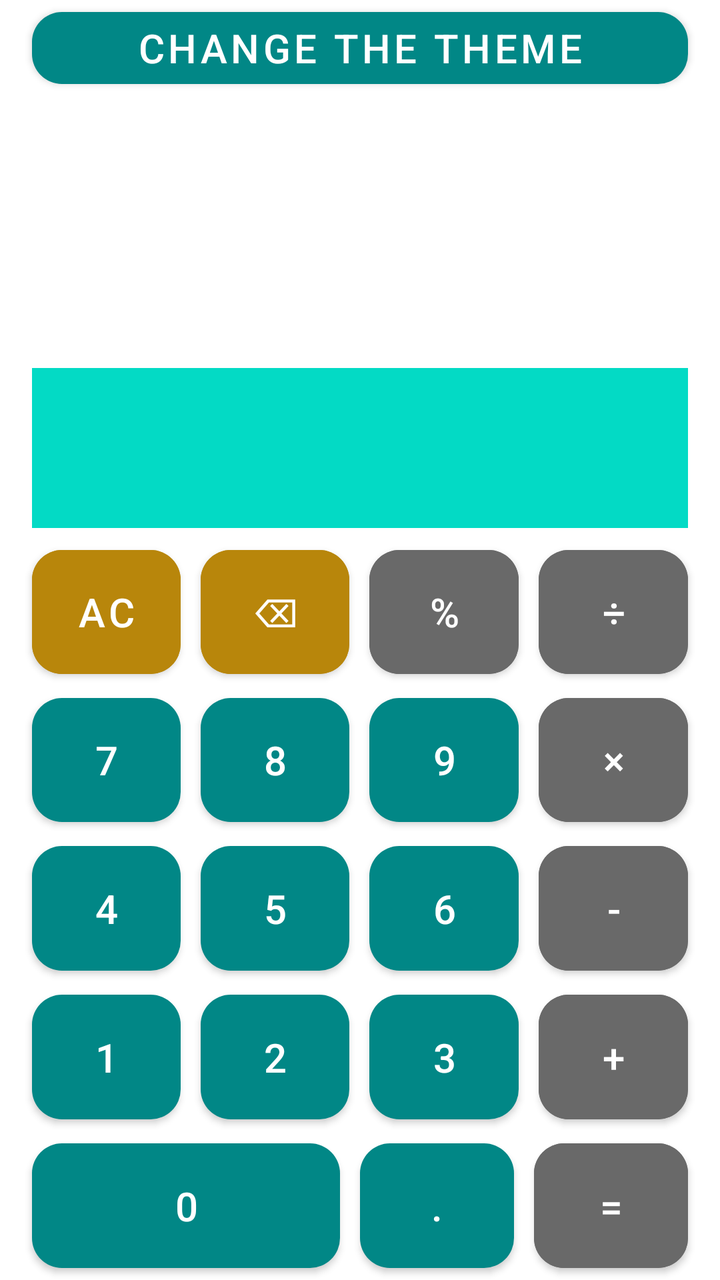
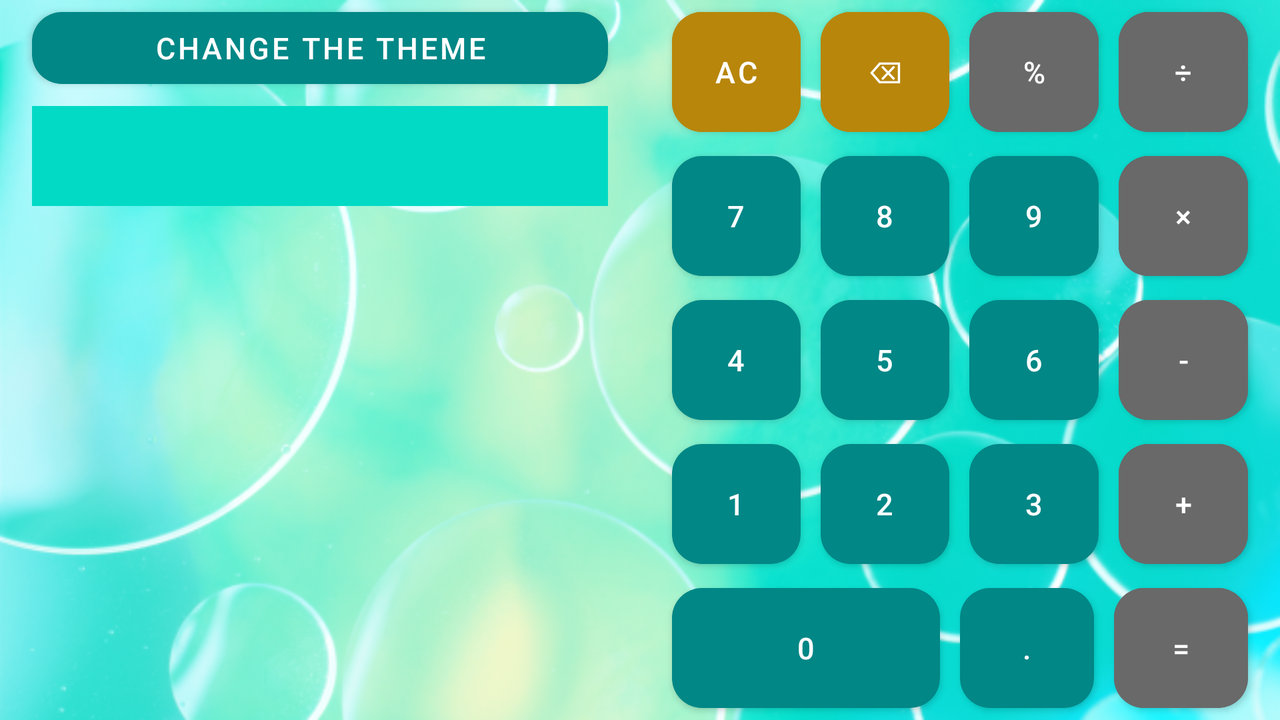

An Android layout and its configuration variant, each rendered on a device that would load it. The default file and the variant file are quoted in full after the pictures.
<!-- AndroidManifest.xml: application theme ThemeApp -->
<!-- res/layout/activity_main.xml -->
<?xml version="1.0" encoding="utf-8"?>
<LinearLayout xmlns:android="http://schemas.android.com/apk/res/android"
    xmlns:tools="http://schemas.android.com/tools"
    style="@style/ThemeLayout"
    android:layout_width="match_parent"
    android:layout_height="match_parent"
    android:orientation="vertical"
    tools:context=".MainActivity">

    <com.google.android.material.button.MaterialButton
        android:id="@+id/switchThemeButton"
        style="@style/ThemeKeyboard"
        android:layout_width="match_parent"
        android:layout_height="wrap_content"
        android:layout_marginStart="@dimen/marginStart"
        android:layout_marginEnd="@dimen/marginEnd"
        android:text="@string/changeThemeButtonText" />

    <TextView
        android:id="@+id/historyDisplay3"
        style="@style/ThemeDisplays" />

    <TextView
        android:id="@+id/historyDisplay2"
        style="@style/ThemeDisplays" />

    <TextView
        android:id="@+id/historyDisplay1"
        style="@style/ThemeDisplays" />

    <TextView
        android:id="@+id/mainDisplay"
        style="@style/ThemeMainDisplay" />

    <include
        layout="@layout/activity_main_keyboard_table"
        android:layout_width="match_parent"
        android:layout_height="match_parent" />
</LinearLayout>
<!-- res/layout/activity_main_keyboard_table.xml (included above) -->
<?xml version="1.0" encoding="utf-8"?>
<TableLayout xmlns:android="http://schemas.android.com/apk/res/android"
    xmlns:tools="http://schemas.android.com/tools"
    android:layout_width="match_parent"
    android:layout_height="match_parent"
    android:weightSum="5">

    <TableRow
        android:layout_width="match_parent"
        android:layout_height="0dp"
        android:layout_weight="1"
        android:weightSum="4">

        <com.google.android.material.button.MaterialButton
            android:id="@+id/button_ac"
            style="@style/CutButtons"
            android:layout_width="0dp"
            android:layout_height="match_parent"
            android:layout_marginStart="@dimen/marginStart"
            android:layout_marginEnd="@dimen/defaultMargin"
            android:layout_weight="1"
            android:text="@string/_AC"
            tools:ignore="NestedWeights" />

        <com.google.android.material.button.MaterialButton
            android:id="@+id/button_backspace"
            style="@style/CutButtons"
            android:layout_width="0dp"
            android:layout_height="match_parent"
            android:layout_marginStart="@dimen/defaultMargin"
            android:layout_marginEnd="@dimen/defaultMargin"
            android:layout_weight="1"
            android:text="@string/_backspace" />

        <com.google.android.material.button.MaterialButton
            android:id="@+id/button_percents"
            style="@style/ActionButtons"
            android:layout_width="0dp"
            android:layout_height="match_parent"
            android:layout_marginStart="@dimen/defaultMargin"
            android:layout_marginEnd="@dimen/defaultMargin"
            android:layout_weight="1"
            android:text="@string/_percents" />

        <com.google.android.material.button.MaterialButton
            android:id="@+id/button_divide"
            style="@style/ActionButtons"
            android:layout_width="0dp"
            android:layout_height="match_parent"
            android:layout_marginStart="@dimen/defaultMargin"
            android:layout_marginEnd="@dimen/marginEnd"
            android:layout_weight="1"
            android:text="@string/_divide" />
    </TableRow>

    <TableRow
        android:layout_width="match_parent"
        android:layout_height="0dp"
        android:layout_weight="1"
        android:orientation="horizontal"
        android:weightSum="4">

        <com.google.android.material.button.MaterialButton
            android:id="@+id/button_7"
            style="@style/ThemeKeyboard"
            android:layout_width="0dp"
            android:layout_height="match_parent"
            android:layout_marginStart="@dimen/marginStart"
            android:layout_marginEnd="@dimen/defaultMargin"
            android:layout_weight="1"
            android:text="@string/_7" />

        <com.google.android.material.button.MaterialButton
            android:id="@+id/button_8"
            style="@style/ThemeKeyboard"
            android:layout_width="0dp"
            android:layout_height="match_parent"
            android:layout_marginStart="@dimen/defaultMargin"
            android:layout_marginEnd="@dimen/defaultMargin"
            android:layout_weight="1"
            android:text="@string/_8" />

        <com.google.android.material.button.MaterialButton
            android:id="@+id/button_9"
            style="@style/ThemeKeyboard"
            android:layout_width="0dp"
            android:layout_height="match_parent"
            android:layout_marginStart="@dimen/defaultMargin"
            android:layout_marginEnd="@dimen/defaultMargin"
            android:layout_weight="1"
            android:text="@string/_9" />

        <com.google.android.material.button.MaterialButton
            android:id="@+id/button_multiple"
            style="@style/ActionButtons"
            android:layout_width="0dp"
            android:layout_height="match_parent"
            android:layout_marginStart="@dimen/defaultMargin"
            android:layout_marginEnd="@dimen/marginEnd"
            android:layout_weight="1"
            android:text="@string/_multiple" />
    </TableRow>

    <TableRow
        android:layout_width="match_parent"
        android:layout_height="0dp"
        android:layout_weight="1"
        android:orientation="horizontal"
        android:weightSum="4">

        <com.google.android.material.button.MaterialButton
            android:id="@+id/button_4"
            style="@style/ThemeKeyboard"
            android:layout_width="0dp"
            android:layout_height="match_parent"
            android:layout_marginStart="@dimen/marginStart"
            android:layout_marginEnd="@dimen/defaultMargin"
            android:layout_weight="1"
            android:text="@string/_4" />

        <com.google.android.material.button.MaterialButton
            android:id="@+id/button_5"
            style="@style/ThemeKeyboard"
            android:layout_width="0dp"
            android:layout_height="match_parent"
            android:layout_marginStart="@dimen/defaultMargin"
            android:layout_marginEnd="@dimen/defaultMargin"
            android:layout_weight="1"
            android:text="@string/_5" />

        <com.google.android.material.button.MaterialButton
            android:id="@+id/button_6"
            style="@style/ThemeKeyboard"
            android:layout_width="0dp"
            android:layout_height="match_parent"
            android:layout_marginStart="@dimen/defaultMargin"
            android:layout_marginEnd="@dimen/defaultMargin"
            android:layout_weight="1"
            android:text="@string/_6" />

        <com.google.android.material.button.MaterialButton
            android:id="@+id/button_minus"
            style="@style/ActionButtons"
            android:layout_width="0dp"
            android:layout_height="match_parent"
            android:layout_marginStart="@dimen/defaultMargin"
            android:layout_marginEnd="@dimen/marginEnd"
            android:layout_weight="1"
            android:text="@string/_minus" />
    </TableRow>

    <TableRow
        android:layout_width="match_parent"
        android:layout_height="0dp"
        android:layout_weight="1"
        android:orientation="horizontal">

        <com.google.android.material.button.MaterialButton
            android:id="@+id/button_1"
            style="@style/ThemeKeyboard"
            android:layout_width="0dp"
            android:layout_height="match_parent"
            android:layout_marginStart="@dimen/marginStart"
            android:layout_marginEnd="@dimen/defaultMargin"
            android:layout_weight="1"
            android:text="@string/_1" />

        <com.google.android.material.button.MaterialButton
            android:id="@+id/button_2"
            style="@style/ThemeKeyboard"
            android:layout_width="0dp"
            android:layout_height="match_parent"
            android:layout_marginStart="@dimen/defaultMargin"
            android:layout_marginEnd="@dimen/defaultMargin"
            android:layout_weight="1"
            android:text="@string/_2" />

        <com.google.android.material.button.MaterialButton
            android:id="@+id/button_3"
            style="@style/ThemeKeyboard"
            android:layout_width="0dp"
            android:layout_height="match_parent"
            android:layout_marginStart="@dimen/defaultMargin"
            android:layout_marginEnd="@dimen/defaultMargin"
            android:layout_weight="1"
            android:text="@string/_3" />

        <com.google.android.material.button.MaterialButton
            android:id="@+id/button_plus"
            style="@style/ActionButtons"
            android:layout_width="0dp"
            android:layout_height="match_parent"
            android:layout_marginStart="@dimen/defaultMargin"
            android:layout_marginEnd="@dimen/marginEnd"
            android:layout_weight="1"
            android:text="@string/_plus" />

    </TableRow>

    <TableRow
        android:layout_width="match_parent"
        android:layout_height="0dp"
        android:layout_weight="1"
        android:orientation="horizontal"
        android:weightSum="4">

        <com.google.android.material.button.MaterialButton
            android:id="@+id/button_0"
            style="@style/ThemeKeyboard"
            android:layout_width="0dp"
            android:layout_height="match_parent"
            android:layout_marginStart="@dimen/marginStart"
            android:layout_marginEnd="@dimen/defaultMargin"
            android:layout_weight="2.00"
            android:text="@string/_0"

            tools:ignore="NestedWeights" />

        <com.google.android.material.button.MaterialButton
            android:id="@+id/button_point"
            style="@style/ThemeKeyboard"
            android:layout_width="0dp"
            android:layout_height="match_parent"
            android:layout_marginStart="@dimen/defaultMargin"
            android:layout_marginEnd="@dimen/defaultMargin"
            android:layout_weight="1"
            android:text="@string/_point" />

        <com.google.android.material.button.MaterialButton
            android:id="@+id/button_equals"
            style="@style/ActionButtons"
            android:layout_width="0dp"
            android:layout_height="match_parent"
            android:layout_marginStart="@dimen/defaultMargin"
            android:layout_marginEnd="@dimen/marginEnd"
            android:layout_weight="1"
            android:text="@string/_equals" />
    </TableRow>
</TableLayout>
<!-- resources referenced by this layout -->
<resources>
  <dimen name="defaultMargin">5dp</dimen>
  <dimen name="marginEnd">16dp</dimen>
  <dimen name="marginStart">16dp</dimen>
  <string name="_0">0</string>
  <string name="_1">1</string>
  <string name="_2">2</string>
  <string name="_3">3</string>
  <string name="_4">4</string>
  <string name="_5">5</string>
  <string name="_6">6</string>
  <string name="_7">7</string>
  <string name="_8">8</string>
  <string name="_9">9</string>
  <string name="_AC">АС</string>
  <string name="_backspace">⌫</string>
  <string name="_divide">÷</string>
  <string name="_equals">=</string>
  <string name="_minus">-</string>
  <string name="_multiple">×</string>
  <string name="_percents">%</string>
  <string name="_plus">+</string>
  <string name="_point">.</string>
  <string name="changeThemeButtonText">Change the theme</string>
  <style name="ActionButtons" parent="ThemeKeyboard">
          <item name="android:backgroundTint">@color/gray</item>
      </style>
  <style name="CutButtons" parent="ThemeKeyboard">
          <item name="android:backgroundTint">@color/DarkGoldenRod</item>
      </style>
  <style name="ThemeDisplays">
          <item name="android:layout_width">match_parent</item>
          <item name="android:layout_height">wrap_content</item>
          <item name="android:layout_gravity">center</item>
          <item name="android:layout_marginStart">@dimen/marginStart</item>
          <item name="android:layout_marginTop">@dimen/defaultMargin</item>
          <item name="android:layout_marginEnd">@dimen/marginEnd</item>
          <item name="android:layout_marginBottom">@dimen/defaultMargin</item>
          <item name="android:gravity">end</item>
          <item name="android:textSize">@dimen/historyDisplayTextSize</item>
          <item name="android:text" />
      </style>
  <style name="ThemeKeyboard">
          <item name="android:textSize">@dimen/buttonsTextSize</item>
          <item name="android:textColor">@color/white</item>
          <item name="android:gravity">center</item>
          <item name="shapeAppearanceOverlay">@style/MyShapeAppearance</item>
      </style>
  <style name="ThemeLayout">
          <item name="android:background">@drawable/font</item>
          <item name="android:backgroundTint">@color/teal_200</item>
          <item name="android:backgroundTintMode">screen</item>
      </style>
  <!-- from res/values-v26/ -->
  <style name="ThemeMainDisplay" parent="ThemeDisplays">
          <item name="android:background">@color/teal_200</item>
          <item name="android:layout_height">@dimen/mainDisplayHeight</item>
          <item name="android:textSize">@dimen/mainDisplayTextSize</item>
          <item name="android:autoSizeTextType">uniform</item>
          <item name="android:autoSizeMinTextSize">@dimen/historyDisplayTextSize</item>
          <item name="android:autoSizeMaxTextSize">@dimen/mainDisplayTextSize</item>
          <item name="android:autoSizeStepGranularity">1sp</item>
      </style>
  <style name="ThemeApp" parent="Theme.MaterialComponents.Light">
          <item name="colorPrimary">@color/teal_700</item>
          <item name="colorPrimaryDark">@color/teal_700</item>
          <item name="android:textColor">@color/black</item>
          <item name="colorOnPrimary">@color/white</item>
  
      </style>
  <color name="gray">#696969</color>
  <color name="DarkGoldenRod">#B8860B</color>
  <dimen name="historyDisplayTextSize">25sp</dimen>
  <dimen name="buttonsTextSize">20sp</dimen>
  <color name="white">#FFFFFFFF</color>
  <style name="MyShapeAppearance">
          <item name="cornerFamily">rounded</item>
          <item name="cornerSize">@dimen/cornerSize</item>
          <item name="android:textColor">@color/white</item>
      </style>
  <!-- drawable font: png bitmap (drawable-land, 420277 bytes) -->
  <color name="teal_200">#FF03DAC5</color>
  <dimen name="mainDisplayHeight">80dp</dimen>
  <dimen name="mainDisplayTextSize">60sp</dimen>
  <color name="teal_700">#FF018786</color>
  <color name="black">#FF000000</color>
  <dimen name="cornerSize">15dp</dimen>
</resources>
<!-- res/layout-land/activity_main.xml (the repository's variant of the layout above) -->
<!-- drawn on the phone turned sideways -->
<?xml version="1.0" encoding="utf-8"?>
<TableLayout xmlns:android="http://schemas.android.com/apk/res/android"
    xmlns:tools="http://schemas.android.com/tools"
    style="@style/ThemeLayout"
    android:layout_width="match_parent"
    android:layout_height="match_parent"
    android:weightSum="1"
    tools:context=".MainActivity">

    <TableRow
        android:layout_width="match_parent"
        android:layout_height="0dp"
        android:layout_weight="1"
        android:weightSum="2">

        <LinearLayout
            android:layout_width="0dp"
            android:layout_height="match_parent"
            android:layout_weight="1"
            android:orientation="vertical">

            <com.google.android.material.button.MaterialButton
                android:id="@+id/switchThemeButton"
                style="@style/ThemeKeyboard"
                android:layout_width="match_parent"
                android:layout_height="wrap_content"
                android:layout_marginStart="@dimen/marginStart"
                android:layout_marginEnd="@dimen/marginEnd"
                android:text="@string/changeThemeButtonText" />

            <TextView
                android:id="@+id/mainDisplay"
                style="@style/ThemeMainDisplay" />

            <TextView
                android:id="@+id/historyDisplay1"
                style="@style/ThemeDisplays" />

            <TextView
                android:id="@+id/historyDisplay2"
                style="@style/ThemeDisplays" />

            <TextView
                android:id="@+id/historyDisplay3"
                style="@style/ThemeDisplays" />

        </LinearLayout>

        <include
            layout="@layout/activity_main_keyboard_table"
            android:layout_width="0dp"
            android:layout_height="match_parent"
            android:layout_weight="1" />

    </TableRow>


</TableLayout>
<!-- resources referenced by the variant -->
<!-- as the phone turned sideways resolves them -->
<resources>
  <dimen name="defaultMargin">5dp</dimen>
  <dimen name="marginEnd">16dp</dimen>
  <dimen name="marginStart">16dp</dimen>
  <string name="_0">0</string>
  <string name="_1">1</string>
  <string name="_2">2</string>
  <string name="_3">3</string>
  <string name="_4">4</string>
  <string name="_5">5</string>
  <string name="_6">6</string>
  <string name="_7">7</string>
  <string name="_8">8</string>
  <string name="_9">9</string>
  <string name="_AC">АС</string>
  <string name="_backspace">⌫</string>
  <string name="_divide">÷</string>
  <string name="_equals">=</string>
  <string name="_minus">-</string>
  <string name="_multiple">×</string>
  <string name="_percents">%</string>
  <string name="_plus">+</string>
  <string name="_point">.</string>
  <string name="changeThemeButtonText">Change the theme</string>
  <style name="ActionButtons" parent="ThemeKeyboard">
          <item name="android:backgroundTint">@color/gray</item>
      </style>
  <style name="CutButtons" parent="ThemeKeyboard">
          <item name="android:backgroundTint">@color/DarkGoldenRod</item>
      </style>
  <style name="ThemeKeyboard">
          <item name="android:textSize">@dimen/buttonsTextSize</item>
          <item name="android:textColor">@color/white</item>
          <item name="android:gravity">center</item>
          <item name="shapeAppearanceOverlay">@style/MyShapeAppearance</item>
      </style>
  <style name="ThemeLayout">
          <item name="android:background">@drawable/font</item>
          <item name="android:backgroundTint">@color/teal_200</item>
          <item name="android:backgroundTintMode">screen</item>
      </style>
  <!-- from res/values-v26/ -->
  <style name="ThemeMainDisplay" parent="ThemeDisplays">
          <item name="android:background">@color/teal_200</item>
          <item name="android:layout_height">@dimen/mainDisplayHeight</item>
          <item name="android:textSize">@dimen/mainDisplayTextSize</item>
          <item name="android:autoSizeTextType">uniform</item>
          <item name="android:autoSizeMinTextSize">@dimen/historyDisplayTextSize</item>
          <item name="android:autoSizeMaxTextSize">@dimen/mainDisplayTextSize</item>
          <item name="android:autoSizeStepGranularity">1sp</item>
      </style>
  <style name="ThemeApp" parent="Theme.MaterialComponents.Light">
          <item name="colorPrimary">@color/teal_700</item>
          <item name="colorPrimaryDark">@color/teal_700</item>
          <item name="android:textColor">@color/black</item>
          <item name="colorOnPrimary">@color/white</item>
  
      </style>
  <color name="gray">#696969</color>
  <color name="DarkGoldenRod">#B8860B</color>
  <dimen name="historyDisplayTextSize">25sp</dimen>
  <!-- from res/values-land/ -->
  <dimen name="buttonsTextSize">15sp</dimen>
  <color name="white">#FFFFFFFF</color>
  <style name="MyShapeAppearance">
          <item name="cornerFamily">rounded</item>
          <item name="cornerSize">@dimen/cornerSize</item>
          <item name="android:textColor">@color/white</item>
      </style>
  <color name="teal_200">#FF03DAC5</color>
  <!-- from res/values-land/ -->
  <dimen name="mainDisplayHeight">50dp</dimen>
  <!-- from res/values-land/ -->
  <dimen name="mainDisplayTextSize">40sp</dimen>
  <color name="teal_700">#FF018786</color>
  <color name="black">#FF000000</color>
  <dimen name="cornerSize">15dp</dimen>
  <!-- some entries are left out for length -->
</resources>
